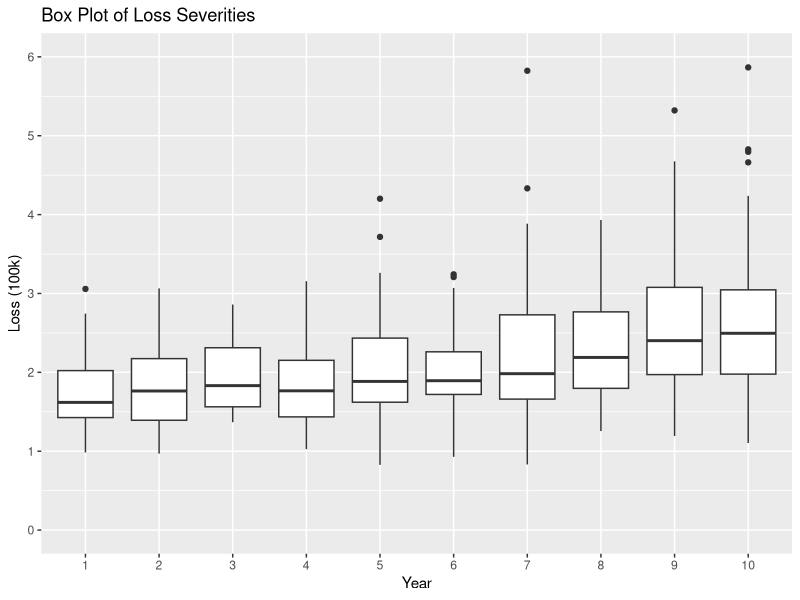
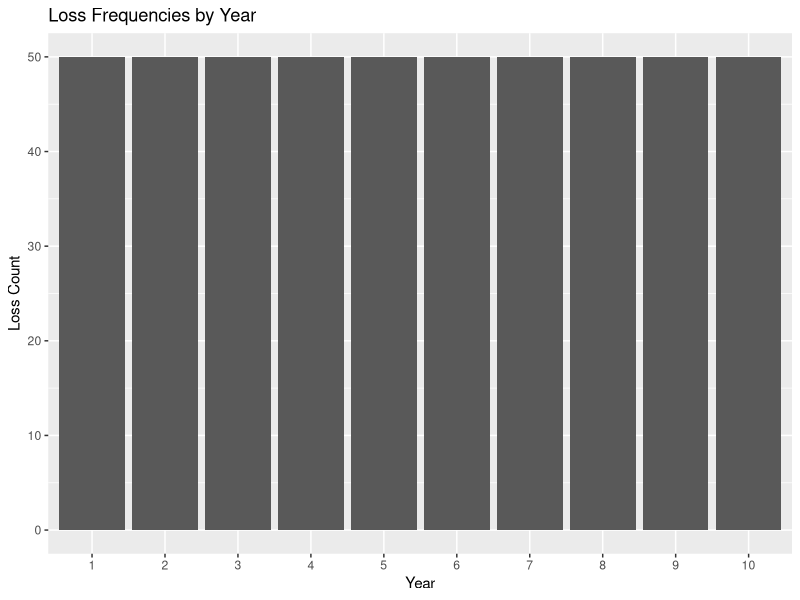
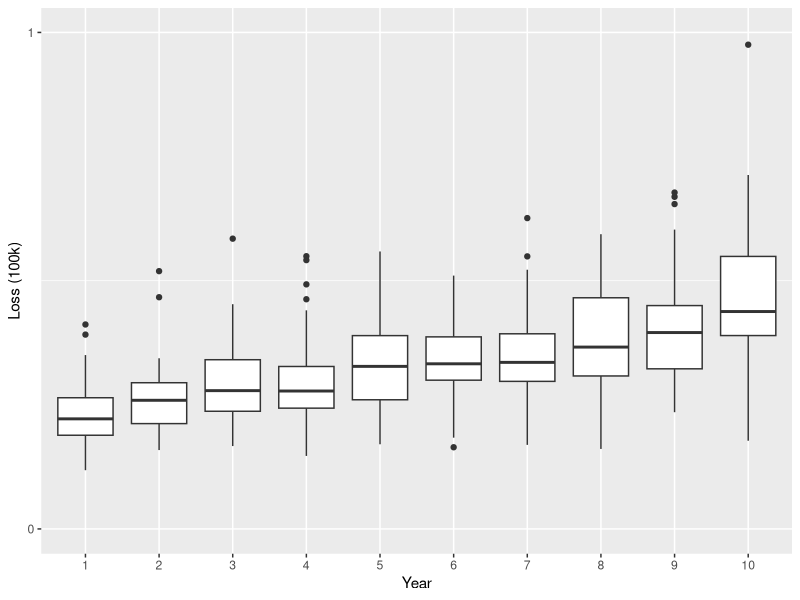
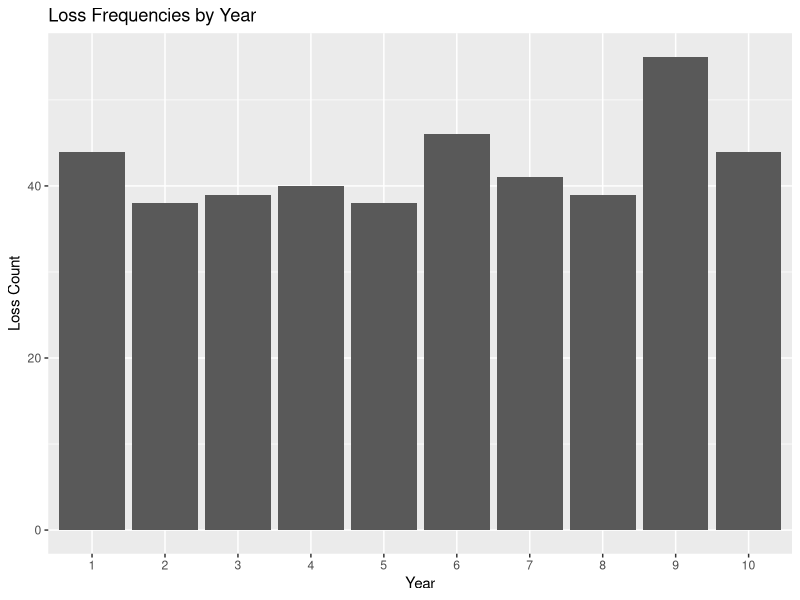
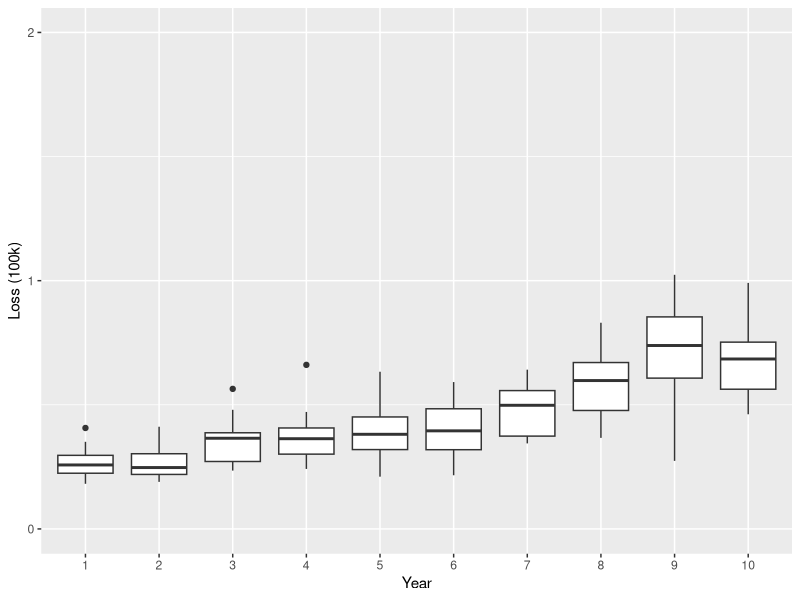
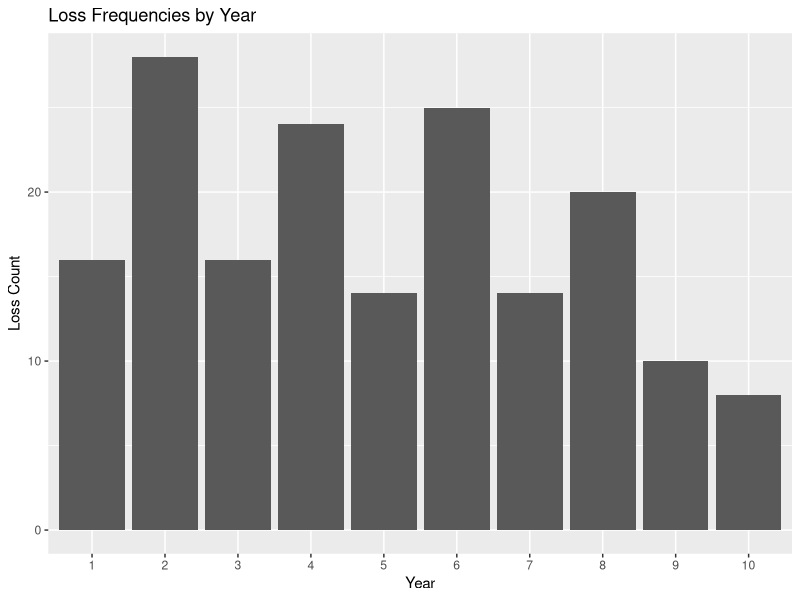
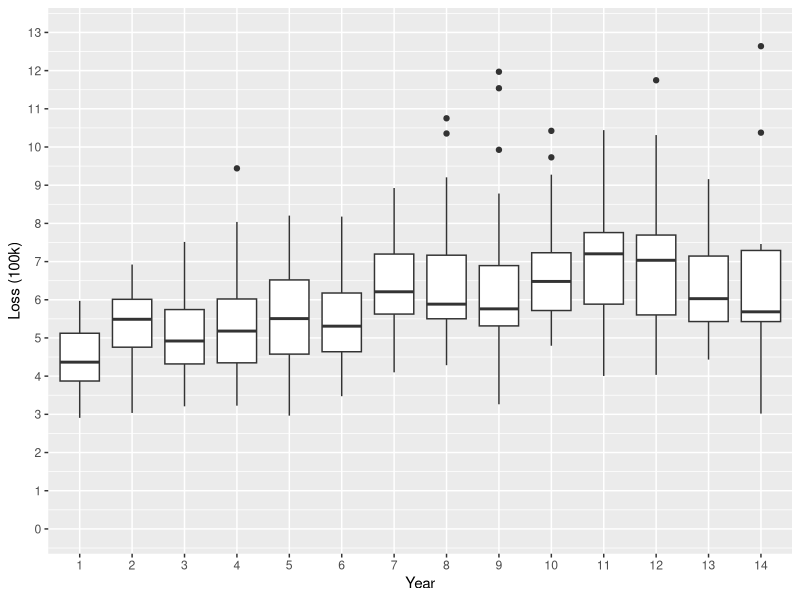
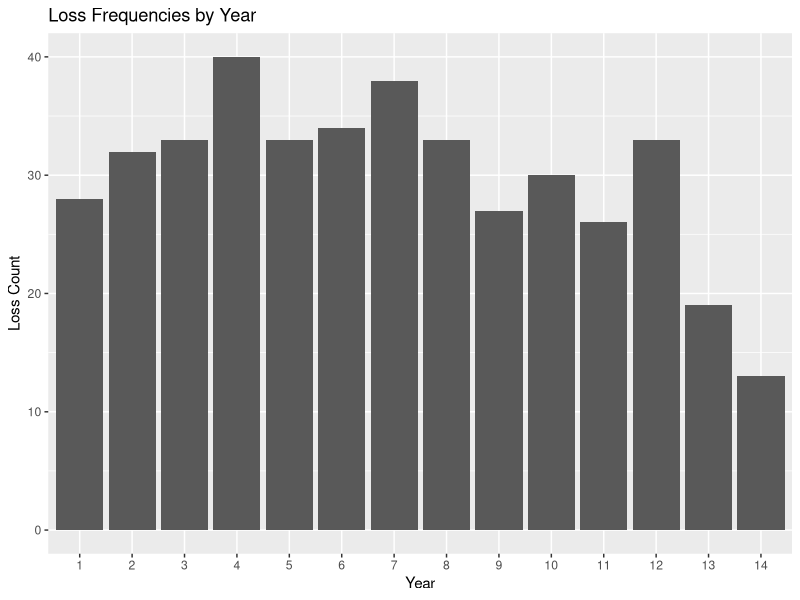

Generate these figures, in order, with R:
## ---- chunk 1
library(ggplot2)
library(dplyr)

set1 <- read.csv("data_set_1.csv")

# Severity Plot
max <- ceiling(max(set1$loss / 1e5))

p <- ggplot(set1, aes(as.factor(year), loss/1e5))

p + geom_boxplot() +
  xlab("Year") + ylab("Loss (100k)") +
  scale_y_continuous(limits = c(0,max), breaks=seq(from = 0, to = max, by = 1)) +
  ggtitle("Box Plot of Loss Severities")

# Frequency Plot
claim.counts <- set1 %>%
  group_by(year) %>%
  summarise(count = n())

p2 <- ggplot(claim.counts, aes(as.factor(year), count))
p2 + geom_bar(stat="identity") +
  xlab("Year") +
  ylab("Loss Count") +
  ggtitle("Loss Frequencies by Year")
  



## ---- chunk 2
library(ggplot2)
set1 <- read.csv("data_set_2.csv")

max <- ceiling(max(set1$loss / 1e5))

p <- ggplot(set1, aes(as.factor(year), loss/1e5))

p + geom_boxplot() +
  xlab("Year") + ylab("Loss (100k)") +
  scale_y_continuous(limits = c(0,max), breaks=seq(from = 0, to = max, by = 1))

# Frequency Plot
claim.counts <- set1 %>%
  group_by(year) %>%
  summarise(count = n())

p2 <- ggplot(claim.counts, aes(as.factor(year), count))
p2 + geom_bar(stat="identity") +
  xlab("Year") +
  ylab("Loss Count") +
  ggtitle("Loss Frequencies by Year")
  

## ---- chunk 3
library(ggplot2)
set1 <- read.csv("data_set_3.csv")

max <- ceiling(max(set1$loss / 1e5))

p <- ggplot(set1, aes(as.factor(year), loss/1e5))

p + geom_boxplot() +
  xlab("Year") + ylab("Loss (100k)") +
  scale_y_continuous(limits = c(0,max), breaks=seq(from = 0, to = max, by = 1))

# Frequency Plot
claim.counts <- set1 %>%
  group_by(year) %>%
  summarise(count = n())

p2 <- ggplot(claim.counts, aes(as.factor(year), count))
p2 + geom_bar(stat="identity") +
  xlab("Year") +
  ylab("Loss Count") +
  ggtitle("Loss Frequencies by Year")
  

## ---- chunk 4
library(ggplot2)
set1 <- read.csv("data_set_4.csv")

set1$loss <- as.numeric(by(set1, 1:nrow(set1), function(row){
  row[,ncol(row) - row$year + 1]
}))

set1$loss <- as.numeric(by(set1, 1:nrow(set1), function(row){
  row[,ncol(row) - row$year]
}))
max <- ceiling(max(set1$loss / 1e5))

p <- ggplot(set1, aes(as.factor(year), loss/1e5))

p + geom_boxplot() +
  xlab("Year") + ylab("Loss (100k)") +
  scale_y_continuous(limits = c(0,max), breaks=seq(from = 0, to = max, by = 1))

# Frequency Plot
claim.counts <- set1 %>%
  group_by(year) %>%
  summarise(count = n())

p2 <- ggplot(claim.counts, aes(as.factor(year), count))
p2 + geom_bar(stat="identity") +
  xlab("Year") +
  ylab("Loss Count") +
  ggtitle("Loss Frequencies by Year")
  

## ---- chunk 5
library(ggplot2)
set1 <- read.csv("data_set_5.csv")

set1$loss <- as.numeric(by(set1, 1:nrow(set1), function(row){
  row[,ncol(row) - row$year]
}))
max <- ceiling(max(set1$loss / 1e5))

p <- ggplot(set1, aes(as.factor(year), loss/1e5))

p + geom_boxplot() +
  xlab("Year") + ylab("Loss (100k)") +
  scale_y_continuous(limits = c(0,max), breaks=seq(from = 0, to = max, by = 1))

# Frequency Plot
claim.counts <- set1 %>%
  group_by(year) %>%
  summarise(count = n())

p2 <- ggplot(claim.counts, aes(as.factor(year), count))
p2 + geom_bar(stat="identity") +
  xlab("Year") +
  ylab("Loss Count") +
  ggtitle("Loss Frequencies by Year")
  

